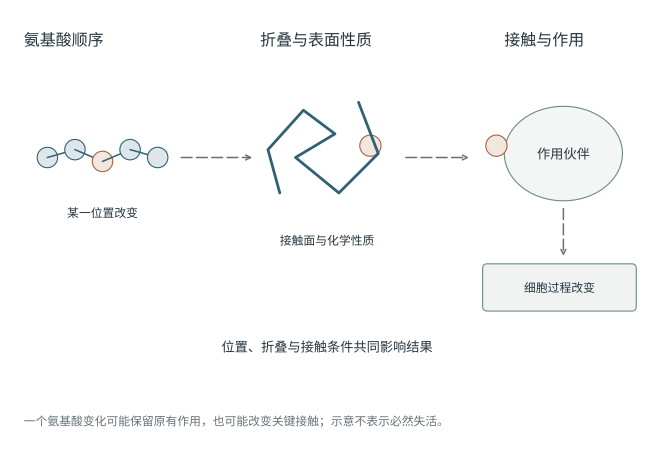

The script that saved this image:
"""F07: sequence_structure_action. Coordinates in mm; all objects remain editable."""
from pathlib import Path
import sys
ROOT = Path(__file__).resolve().parents[1]
sys.path.insert(0, str(ROOT))
from shared_shapes import Drawing
from production_utils import export_figure
OUT = Path(__file__).resolve().parent

def build_figure():
    c=Drawing("F07",116)
    for x,title in [(6,"氨基酸顺序"),(66,"折叠与表面性质"),(128,"接触与作用")]:
        c.heading("heading."+str(x),title,(x,106))
    chain=[(12,76),(19,78),(26,75),(33,78),(40,76)]
    for i,xy in enumerate(chain):
        if i:c.line(f"sequence.join.{i}",[chain[i-1],xy],color="primary",zorder=1)
        c.circle(f"sequence.aa.{i}",xy,r=2.6,color="accent" if i==2 else "primary")
    c.text("change.label","某一位置改变",(26,62),size=8.5)
    c.edge("folding",(46,76),(64,76),kind="conditional")
    c.line("folded",[(71,67),(68,78),(77,88),(85,82),(75,76),(86,67),(96,77),(91,90)],width=2)
    c.circle("surface",(94,79),r=2.7,color="accent")
    c.text("surface.label","接触面与化学性质",(83,55),size=8.5)
    c.edge("effect",(103,76),(119,76),kind="conditional")
    c.ellipse("partner",(143,77),30,24,color="secondary")
    c.text("partner.label","作用伙伴",(143,77),size=9.5)
    c.circle("contact",(126,79),r=2.7,color="accent")
    c.node("action","细胞过程改变",(142,43),w=39,h=12,color="secondary",size=8.5)
    c.edge("action.link",(143,63),(143,51),kind="conditional")
    c.text("condition","位置、折叠与接触条件共同影响结果",(83,28),size=9.5)
    c.note("一个氨基酸变化可能保留原有作用，也可能改变关键接触；示意不表示必然失活。",y=9)
    return c.result()


def main():
    result=build_figure()
    fig=result.figure
    fig.savefig(OUT / "F07_sequence_structure_action.pdf", metadata={"CreationDate":None,"ModDate":None})
    return export_figure(result,ROOT,OUT / "F07_sequence_structure_action.pdf")

if __name__=="__main__":
    main()
